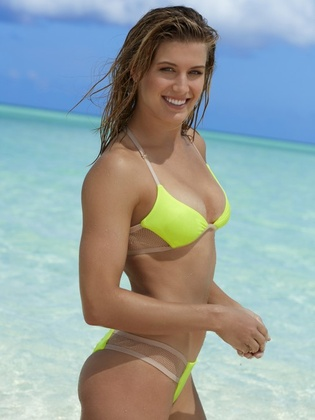
%> input picture positive2.jpg, 315 x 420 px, shrunk from 488 x 650 before the run
$ octave test.m   (GNU Octave 9; MATLAB toolbox functions it lacks are replaced by stand-ins)
%> lines starting %> are read from the running program, lines starting %| are printed output that depends on the picture; in (x1, y1, x2, y2) boxes, pixels count from 0 and x2, y2 are one past the last pixel; in counts of white or black regions, pixels touching at a corner belong together; the program's own positions count from 1
%> further down, rgbImage is the input picture: size 420x315x3 uint8; mean R, G, B 149.3, 162.2, 162
### skin2bin.m
function [ bwImage ] = skin2bin( rgbImage )
hsvImage = rgb2hsv(rgbImage);
%> hsvImage: size 420x315x3 double; mean H, S, V 0.357, 0.335, 0.73
[w,h,~] = size(rgbImage);
%> w = 420; h = 315
bwImage = zeros(w,h);
for r = 1 : w
   for c = 1 : h
       R = rgbImage(r,c,1);
       G = rgbImage(r,c,2);
       B = rgbImage(r,c,3);
       H = hsvImage(r,c,1)*360;
       S = hsvImage(r,c,2);
       if(H>=0 &&...
          H<=50 &&...
          S>=0.23 &&...
          S<=0.68 &&...
          R>95 &&...
          G>40 &&...
          B>20 &&...
          R>G &&...
          abs(R-G)>15)

         bwImage(r,c) = 1;
        end
   end
end
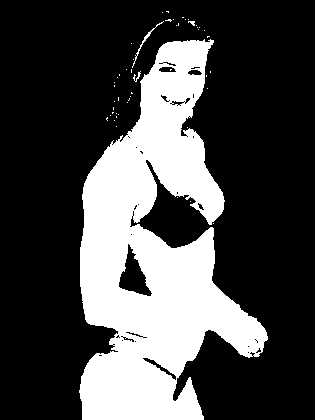
%> bwImage: size 420x315 double; values 0 (black) and 1 (white), 28.3% white; 50 white regions (46 under 20 px), largest, box (x1, y1, x2, y2) and area: (79, 39, 268, 420) 37247, (132, 21, 164, 68) 93, (133, 71, 141, 82) 31, (188, 21, 195, 26) 21
end

### getFaces.m
function [ faceBox ] = getFaces( I )
faceDetector = vision.CascadeObjectDetector('MergeThreshold',10); %initializare detector pentru fata
faceBox = step(faceDetector,I); % detectarea fetei cu ajutorul detectorului
end

### joinBoxes.m
function [ joinedBox ] = joinBoxes( boxesMatrix )
minX = min([boxesMatrix(:,1);boxesMatrix(:,1)+boxesMatrix(:,3)]);
minY = min([boxesMatrix(:,2);boxesMatrix(:,2)+boxesMatrix(:,4)]);
maxX = max([boxesMatrix(:,1);boxesMatrix(:,1)+boxesMatrix(:,3)]);
maxY = max([boxesMatrix(:,2);boxesMatrix(:,2)+boxesMatrix(:,4)]);
joinedBox = [minX,minY,maxX-minX,maxY-minY];
end

### test.m
clc
close all;
clear all;
rgbImage = imread('positive2.jpg');
bwImage = skin2bin(rgbImage);

figure
imshow(bwImage)

[w,h] = size(bwImage);
%> w = 420; h = 315
nrPixels = w*h;
%> nrPixels = 132300

% remove connected componnets smaller than 0.1% of image size which might
% be noise
minNrPixels = round(0.001 * nrPixels);
%> minNrPixels = 132
bwImage = bwareaopen(bwImage,minNrPixels);
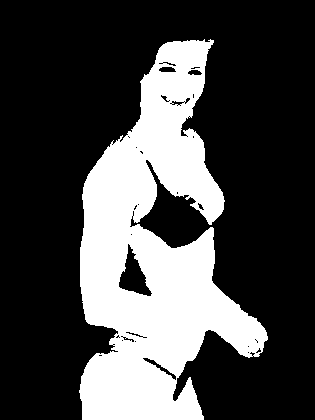
%> bwImage: size 420x315 logical; 28.2% white; 1 white region, box (x1, y1, x2, y2) and area: (79, 39, 268, 420) 37247
% compute the total area of supposed skin pixels found

figure
imshow(bwImage)

%dilate the skin area found to join nearby connected components
diskRadius = round(0.00001*nrPixels);
%> diskRadius = 1
SE = strel('disk',diskRadius);
%> SE = {Dimensionality 2}
dilatedBWImage = imdilate(bwImage,SE);
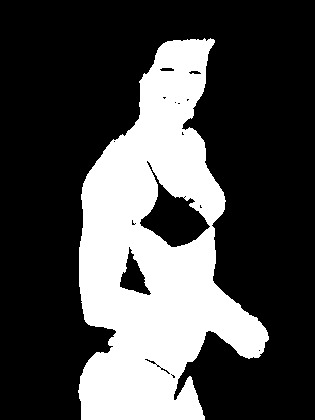
%> dilatedBWImage: size 420x315 logical; 29.6% white; 1 white region

figure
imshow(dilatedBWImage)

% compute connected components and get areas and bounding boxes of
% components
CC = bwconncomp(dilatedBWImage);
%> CC = 1 connected component
s  = regionprops(CC,'Area','BoundingBox');
%> s = 1 region; box (x1, y1, x2, y2) and Area: (78, 38, 269, 420) 39102

areas = [s.Area];
%> areas = 39102
boxes = [s.BoundingBox];
%> boxes = [78.5 38.5 191 382]
boxes = vec2mat(boxes,4);
nrBoxes = size(boxes,1);
%> nrBoxes = 1

J = insertObjectAnnotation(rgbImage,'rectangle',boxes,areas,'LineWidth',4, 'Color','red' ,'TextColor','black');
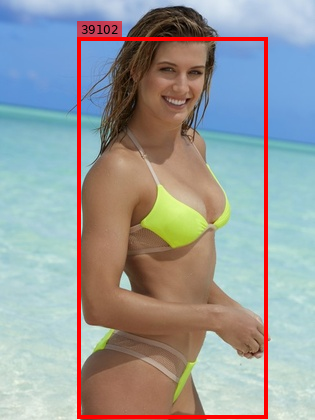
%> J: size 420x315x3 uint8; 3.96% of pixels changed, all inside (x1, y1, x2, y2) = (77, 21, 268, 419)
figure
imshow(J)

% join overlapped bounding boxes to obtain big sections containing human
% skin

done = 0;
if nrBoxes == 1
    done = 1;
end

while done == 0
    done = 1;
    for i=1 : nrBoxes
        for j=i+1 : nrBoxes
            overlapRatio = bboxOverlapRatio(boxes(i,:),boxes(j,:));
            if (overlapRatio ~= 0)
                fusedBox = joinBoxes([boxes(i,:);boxes(j,:)]);
                boxes([i,j],:) = [];
                boxes = [boxes;fusedBox];
                done = 0;
                break
            end
        end
        if (done == 0)
            break
        end
    end
    if size(boxes,1) == nrBoxes || size(boxes,1) == 1
        done = 1;
    end
    nrBoxes = size(boxes,1);
end


% compute the percentage of skin pixels in each box: %SkinInBox
percentageOfComponenets = zeros(1,nrBoxes);
for i = 1 : nrBoxes
    area = bwarea(imcrop(bwImage,boxes(i,:)));
    percentageOfComponenets(i) = area/(boxes(i,3)*boxes(i,4));
end
%> this loop made 1 pass
%> area on pass 1: 37361.6

% decide for each box if it contains a naked person
labels = zeros(1,nrBoxes);
for i = 1 : nrBoxes
    facesBoxes = getFaces(imcrop(rgbImage,boxes(i,:)));
    if isempty(facesBoxes)
        if percentageOfComponenets(i) <= 0.3
            if (boxes(i,3)*boxes(i,4))/nrPixels > 0.1
                labels(i) = 1;
            else
                labels(i) = -1;
            end
        else
            if (boxes(i,3)*boxes(i,4))/nrPixels <= 0.1 % %boxInImage
                labels(i) = -1;
            else
                labels(i) = 1;
            end
        end
    else
        faceBox = joinBoxes(facesBoxes);
        faceBox(1) = faceBox(1) + boxes(i,1);
        faceBox(2) = faceBox(2) + boxes(i,2);

        if bwarea(imcrop(bwImage,faceBox))/bwarea(imcrop(bwImage,boxes(i,:))) > 0.3 % %faceSkinInSkinBox
            labels(i) = -1';
        else
            labels(i) = 1;
        end
    end
end
%> this loop made 1 pass
%> (minX in joinBoxes, minY in joinBoxes, maxX in joinBoxes, maxY in joinBoxes, joinedBox in joinBoxes) on pass 1: (68, 7, 140, 79, [68 7 72 72])
%> after the loop, faceBox = [146.5 45.5 72 72]


figure
imshow(rgbImage)
hold on

for i = 1 : size(labels,2)
    x = [boxes(i,1),boxes(i,1)+boxes(i,3),boxes(i,1)+boxes(i,3),boxes(i,1)];
    y = [boxes(i,2)+boxes(i,4),boxes(i,2)+boxes(i,4),boxes(i,2),boxes(i,2)];
    if labels(i) == 1
        patch(x,y,'red','FaceAlpha', 0.3)
        hold on
    else
        patch(x,y,'green','FaceAlpha', 0.3)
        hold on
    end
end
%> this loop made 1 pass
%> (x, y) on pass 1: ([78.5 269.5 269.5 78.5], [420.5 420.5 38.5 38.5])
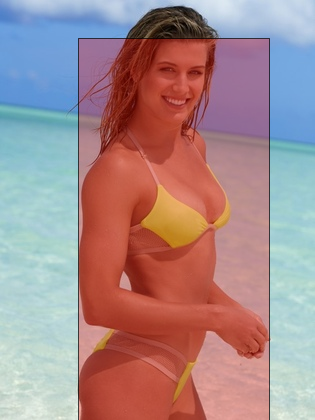
%> figure redrawn from the program's plot data

hold off

% J = insertObjectAnnotation(rgbImage,'rectangle',boxes,labels,'LineWidth',3, 'Color','red' ,'TextColor','black','TextSize',15);
% figure
% imshow(J)

$ run again, with positive3.jpg copied over positive2.jpg
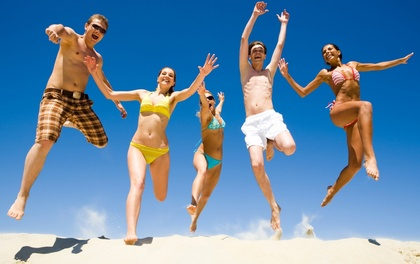
%> input picture positive3.jpg, 420 x 264 px, shrunk from 1280 x 804 before the run
%> rgbImage is the input picture: size 264x420x3 uint8; mean R, G, B 102.4, 139.8, 171.5
%> hsvImage: size 264x420x3 double; mean H, S, V 0.432, 0.615, 0.753
%> after the loop in skin2bin, `for r = 1 : w`:
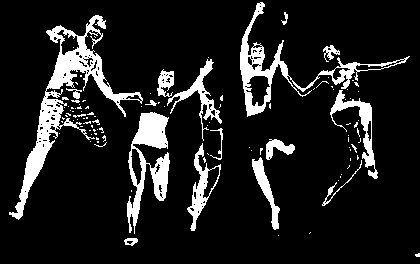
%> bwImage: size 264x420 double; values 0 (black) and 1 (white), 12.2% white; 106 white regions (88 under 20 px), largest, box (x1, y1, x2, y2) and area: (9, 15, 143, 220) 4232, (240, 2, 410, 117) 2349, (127, 112, 170, 234) 2216
%> dilatedBWImage: size 264x420 logical; 15.9% white; 6 white regions
%> CC = 6 connected components
%> s = 6 regions; box (x1, y1, x2, y2) and Area: (8, 14, 144, 221) 5669, (239, 1, 411, 207) 5243, (126, 111, 171, 235) 2824, (156, 58, 223, 232) 2695, (251, 156, 281, 231) 751, (265, 138, 296, 161) 403
%> areas = [5669 2824 2695 5243 751 403]
%> `boxes = [s.BoundingBox];`: boxes = 24 values, max 265.5 at index 21, min 1.5 at index 14, mean 117.5
%> `boxes = vec2mat(boxes,4);`: boxes = [8.5 14.5 136 207; 126.5 111.5 45 124; 156.5 58.5 67 174; 239.5 1.5 172 206; 251.5 156.5 30 75; 265.5 138.5 31 23]
%> `nrBoxes = size(boxes,1);`: nrBoxes = 6
%> J: size 264x420x3 uint8; 11.03% of pixels changed, all inside (x1, y1, x2, y2) = (7, 0, 410, 234)
%> the loop `while done == 0` made 5 passes
%> nrBoxes on passes 1 to 5: 5, 4, 3, 2, 2
%> after the loop `while done == 0`: boxes = [8.5 14.5 215 221; 239.5 1.5 172 230]; fusedBox = [239.5 1.5 172 230]
%> the loop `for i = 1 : nrBoxes` made 2 passes
%> area on passes 1 to 2: 8467.9, 4539.9
%> after the loop `for i = 1 : nrBoxes`: percentageOfComponenets = [0.178 0.115]
%> the loop `for i = 1 : nrBoxes` made 2 passes
%> after the loop `for i = 1 : nrBoxes`: labels = [1 1]
%> the loop `for i = 1 : size(labels,2)` made 2 passes
%> (x, y) on passes 1 to 2: ([8.5 223.5 223.5 8.5], [235.5 235.5 14.5 14.5]), ([239.5 411.5 411.5 239.5], [231.5 231.5 1.5 1.5])
%> after the loop `for i = 1 : size(labels,2)`:
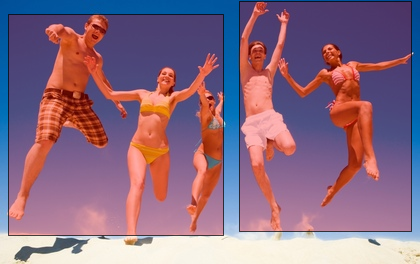
%> figure redrawn from the program's plot data

$ run again, with positive4.jpg copied over positive2.jpg
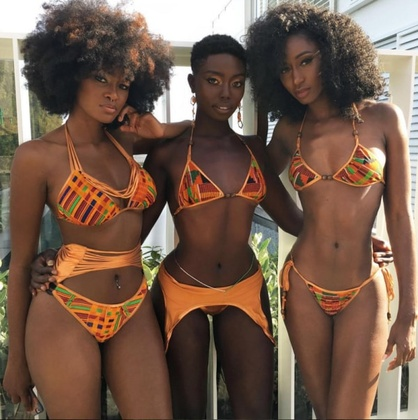
%> input picture positive4.jpg, 418 x 420 px, shrunk from 600 x 603 before the run
%> rgbImage is the input picture: size 420x418x3 uint8; mean R, G, B 117.3, 92.3, 77
%> hsvImage: size 420x418x3 double; mean H, S, V 0.137, 0.37, 0.464
%> after the loop in skin2bin, `for r = 1 : w`:
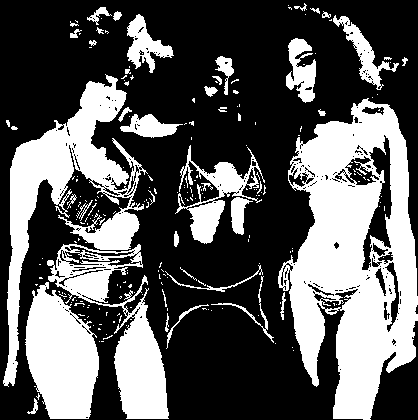
%> bwImage: size 420x418 double; values 0 (black) and 1 (white), 35.5% white; 223 white regions (179 under 20 px), largest, box (x1, y1, x2, y2) and area: (278, 98, 418, 420) 26057, (3, 74, 148, 387) 11943, (47, 244, 169, 419) 7146
%> dilatedBWImage: size 420x418 logical; 43.4% white; 9 white regions
%> CC = 9 connected components
%> s = 9 regions; largest, box (x1, y1, x2, y2) and Area: (1, 72, 171, 420) 32597, (276, 96, 418, 420) 30758, (173, 143, 267, 246) 4707, (331, 13, 401, 92) 1724, (284, 36, 318, 105) 1658
%> areas = [32597 1105 1654 1433 4707 511 30758 1658 1724]
%> `boxes = [s.BoundingBox];`: boxes = 36 values, max 348 at index 4, min 1.5 at index 1, mean 122.1
%> `boxes = vec2mat(boxes,4);`: boxes = [1.5 72.5 170 348; 118.5 112.5 67 28; 125.5 12.5 51 63; 163.5 263.5 113 82; 173.5 143.5 94 103; 213.5 54.5 23 43; 276.5 96.5 142 324; 284.5 36.5 34 69; 331.5 13.5 70 79]
%> `nrBoxes = size(boxes,1);`: nrBoxes = 9
%> J: size 420x418x3 uint8; 11.04% of pixels changed, all inside (x1, y1, x2, y2) = (0, 0, 417, 419)
%> the loop `while done == 0` made 8 passes
%> nrBoxes on passes 1 to 8: 8, 7, 6, 5, 4, 3, 2, 2
%> after the loop `while done == 0`: boxes = [1.5 12.5 275 408; 276.5 13.5 142 407]; fusedBox = [276.5 13.5 142 407]
%> the loop `for i = 1 : nrBoxes` made 2 passes
%> area on passes 1 to 2: 32277.2, 28602.9
%> after the loop `for i = 1 : nrBoxes`: percentageOfComponenets = [0.288 0.495]
%> the loop `for i = 1 : nrBoxes` made 2 passes
%> after the loop `for i = 1 : nrBoxes`: faceBox = [195.5 57.5 62 62]; labels = [1 1]
%> the loop `for i = 1 : size(labels,2)` made 2 passes
%> (x, y) on passes 1 to 2: ([1.5 276.5 276.5 1.5], [420.5 420.5 12.5 12.5]), ([276.5 418.5 418.5 276.5], [420.5 420.5 13.5 13.5])
%> after the loop `for i = 1 : size(labels,2)`:
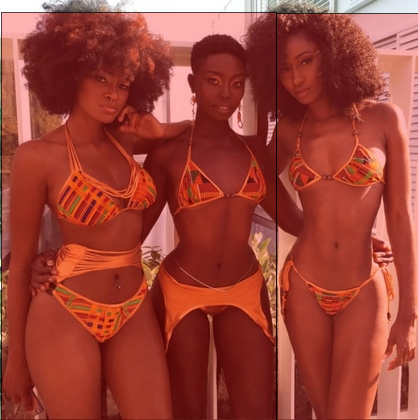
%> figure redrawn from the program's plot data
